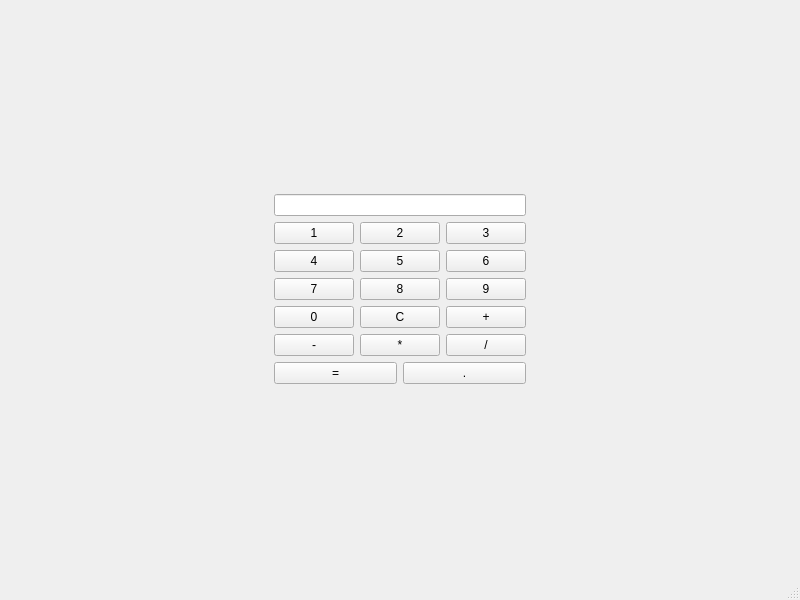
<?xml version="1.0" encoding="UTF-8"?>
<ui version="4.0">
 <class>Calculator</class>
 <widget class="QMainWindow" name="Calculator">
  <property name="geometry">
   <rect>
    <x>0</x>
    <y>0</y>
    <width>800</width>
    <height>600</height>
   </rect>
  </property>
  <property name="windowTitle">
   <string>Calculator</string>
  </property>
  <widget class="QWidget" name="centralwidget">
   <layout class="QGridLayout" name="gridLayout_3">
    <item row="2" column="1">
     <spacer name="verticalSpacer_2">
      <property name="orientation">
       <enum>Qt::Vertical</enum>
      </property>
      <property name="sizeHint" stdset="0">
       <size>
        <width>20</width>
        <height>40</height>
       </size>
      </property>
     </spacer>
    </item>
    <item row="1" column="2">
     <spacer name="horizontalSpacer_2">
      <property name="orientation">
       <enum>Qt::Horizontal</enum>
      </property>
      <property name="sizeHint" stdset="0">
       <size>
        <width>261</width>
        <height>20</height>
       </size>
      </property>
     </spacer>
    </item>
    <item row="1" column="1">
     <layout class="QGridLayout" name="gridLayout_2">
      <item row="0" column="0" colspan="2">
       <layout class="QGridLayout" name="gridLayout">
        <item row="2" column="0">
         <widget class="QPushButton" name="bFour">
          <property name="text">
           <string>4</string>
          </property>
         </widget>
        </item>
        <item row="1" column="2">
         <widget class="QPushButton" name="bThird">
          <property name="text">
           <string>3</string>
          </property>
         </widget>
        </item>
        <item row="5" column="2">
         <widget class="QPushButton" name="bDivision">
          <property name="text">
           <string>/</string>
          </property>
         </widget>
        </item>
        <item row="4" column="2">
         <widget class="QPushButton" name="bPlus">
          <property name="text">
           <string>+</string>
          </property>
         </widget>
        </item>
        <item row="4" column="0">
         <widget class="QPushButton" name="bZero">
          <property name="text">
           <string>0</string>
          </property>
         </widget>
        </item>
        <item row="2" column="1">
         <widget class="QPushButton" name="bFive">
          <property name="text">
           <string>5</string>
          </property>
         </widget>
        </item>
        <item row="3" column="0">
         <widget class="QPushButton" name="bSeven">
          <property name="text">
           <string>7</string>
          </property>
         </widget>
        </item>
        <item row="5" column="1">
         <widget class="QPushButton" name="bMultiplication">
          <property name="text">
           <string>*</string>
          </property>
         </widget>
        </item>
        <item row="0" column="0" colspan="3">
         <widget class="QLineEdit" name="lResult"/>
        </item>
        <item row="3" column="2">
         <widget class="QPushButton" name="bNine">
          <property name="text">
           <string>9</string>
          </property>
         </widget>
        </item>
        <item row="5" column="0">
         <widget class="QPushButton" name="bMinus">
          <property name="text">
           <string>-</string>
          </property>
         </widget>
        </item>
        <item row="1" column="0">
         <widget class="QPushButton" name="bOne">
          <property name="text">
           <string>1</string>
          </property>
         </widget>
        </item>
        <item row="1" column="1">
         <widget class="QPushButton" name="bTwo">
          <property name="text">
           <string>2</string>
          </property>
         </widget>
        </item>
        <item row="2" column="2">
         <widget class="QPushButton" name="bSix">
          <property name="text">
           <string>6</string>
          </property>
         </widget>
        </item>
        <item row="3" column="1">
         <widget class="QPushButton" name="bEight">
          <property name="text">
           <string>8</string>
          </property>
         </widget>
        </item>
        <item row="4" column="1">
         <widget class="QPushButton" name="bDeleted">
          <property name="text">
           <string>C</string>
          </property>
         </widget>
        </item>
       </layout>
      </item>
      <item row="1" column="0">
       <widget class="QPushButton" name="bResult">
        <property name="text">
         <string>=</string>
        </property>
       </widget>
      </item>
      <item row="1" column="1">
       <widget class="QPushButton" name="bPoint">
        <property name="text">
         <string>.</string>
        </property>
       </widget>
      </item>
     </layout>
    </item>
    <item row="1" column="0">
     <spacer name="horizontalSpacer">
      <property name="orientation">
       <enum>Qt::Horizontal</enum>
      </property>
      <property name="sizeHint" stdset="0">
       <size>
        <width>262</width>
        <height>20</height>
       </size>
      </property>
     </spacer>
    </item>
    <item row="0" column="1">
     <spacer name="verticalSpacer">
      <property name="orientation">
       <enum>Qt::Vertical</enum>
      </property>
      <property name="sizeHint" stdset="0">
       <size>
        <width>20</width>
        <height>40</height>
       </size>
      </property>
     </spacer>
    </item>
   </layout>
  </widget>
  <widget class="QMenuBar" name="menubar">
   <property name="geometry">
    <rect>
     <x>0</x>
     <y>0</y>
     <width>800</width>
     <height>22</height>
    </rect>
   </property>
  </widget>
  <widget class="QStatusBar" name="statusbar"/>
 </widget>
 <resources/>
 <connections/>
</ui>
